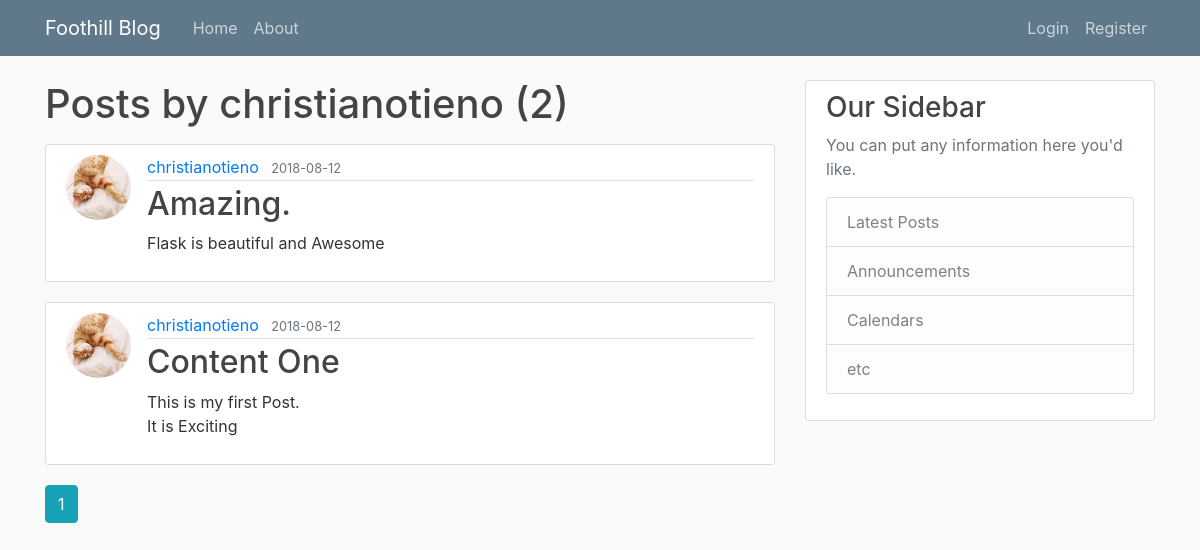
The page /user/christianotieno on the database as committed earlier.
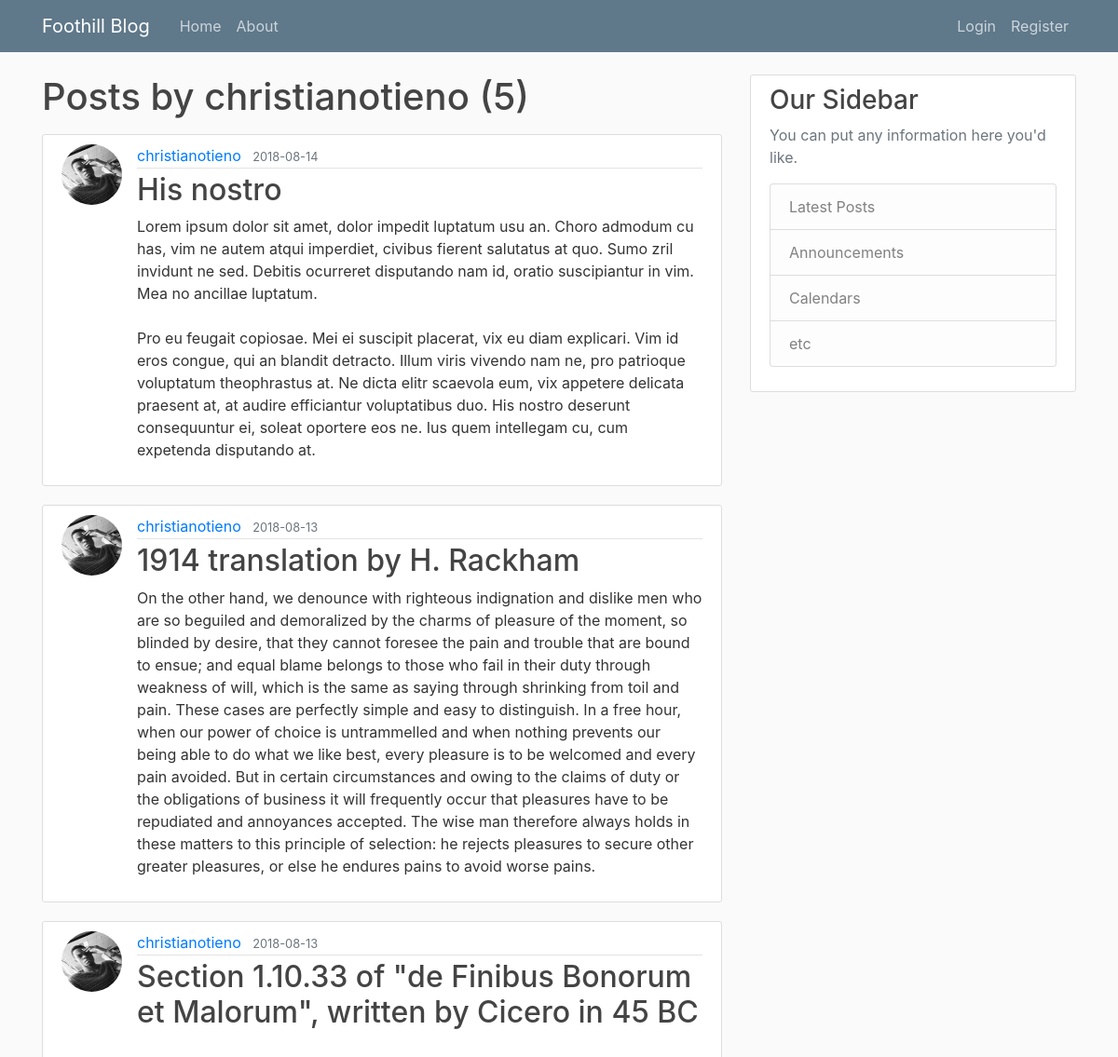
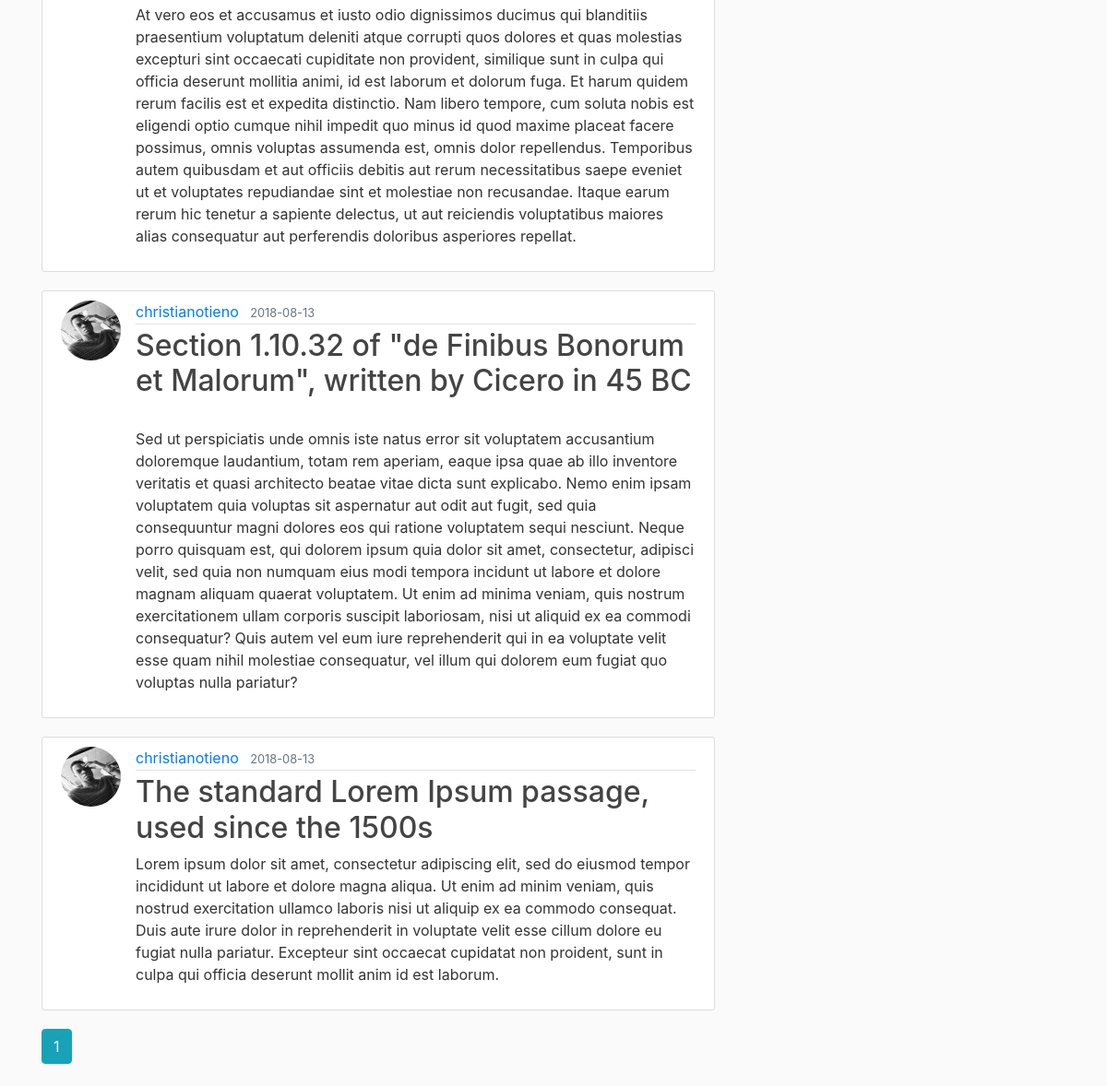
The same page on the database as committed later (2 pictures, top to bottom).
### blog/models.py (models this page shows, shortened)
class User(db.Model, UserMixin):
    id = db.Column(db.Integer, primary_key=True)
    username = db.Column(db.String(20), unique=True, nullable=False)
    email = db.Column(db.String(120), unique=True, nullable=False)
    ImageFile = db.Column(db.String(20), nullable=False,
                           default='default.jpg')
    password = db.Column(db.String(60), nullable=False)
    posts = db.relationship('Post', backref='author', lazy=True)

class Post(db.Model):
    id = db.Column(db.Integer, primary_key=True)
    title = db.Column(db.String(100), nullable=False)
    DatePosted = db.Column(db.DateTime, nullable=False, default=datetime.utcnow)
    content = db.Column(db.Text, nullable=False)
    UserId = db.Column(db.Integer, db.ForeignKey('user.id'), nullable=False)

### blog/routes.py (the view)
@app.route("/user/<string:username>")
def UserPosts(username):
    page = request.args.get('page', 1, type=int)
    user = User.query.filter_by(username=username).first_or_404()
    posts = Post.query.filter_by(author=user)\
        .order_by(Post.DatePosted.desc())\
        .paginate(page=page, per_page=5)
    return render_template('UserPosts.html', posts=posts, user=user)

### blog/templates/UserPosts.html
{% extends "layout.html" %}
{% block content %}
<h1 class="mb-3">Posts by {{ user.username }} ({{ posts.total }})</h1>
{% for post in posts.items %}
    <article class="media content-section">
        <img class="rounded-circle article-img" src="{{ url_for('static', filename='ProfilePics/' + post.author.ImageFile) }}">
        <div class="media-body">
            <div class="article-metadata">
                <a class="mr-2" href="{{ url_for('UserPosts', username=post.author.username) }}">{{ post.author.username }}</a>
                <small class="text-muted">{{ post.DatePosted.strftime('%Y-%m-%d') }}</small>
            </div>
            <h2><a class="article-title" href="{{ url_for('post', post_id=post.id) }}">{{ post.title }}</a></h2>
            <p class="article-content">{{ post.content }}</p>
        </div>
    </article>
{% endfor %} {% for page_num in posts.iter_pages(left_edge=1, right_edge=1, left_current=1, right_current=2) %} {% if page_num
%} {% if posts.page == page_num %}
<a class="btn btn-info mb-4" href="{{ url_for('UserPosts', username=user.username, page=page_num) }}">{{ page_num }}</a>
{% else %}
<a class="btn btn-outline-info mb-4" href="{{ url_for('UserPosts', username=user.username, page=page_num) }}">{{ page_num
    }}</a>
{% endif %} {% else %} ... {% endif %} {% endfor %} {% endblock content %}

Rows that differ between the two databases and show on the page:
removed Post: author.username "christianotieno", DatePosted "2018-08-12", title "Amazing.", content "Flask is beautiful and Awesome"
no longer on this page (row edited): Post: author.username "christianotieno", DatePosted "2018-08-12", title "Content One", content "This is my first Post. It is Exciting"
added Post: author.username "christianotieno", DatePosted "2018-08-14", title "His nostro", content "Lorem ipsum dolor sit amet, dolor impedit luptatum usu an. Choro admodum cu has, vim ne autem atqui imperdiet, civibus fierent salutatus at quo. Sumo zril invidunt ne sed. Debitis ocurreret disputando nam id, oratio suscipiantur in vim. Mea no ancillae luptatum. Pro eu feugait copiosae. Mei ei suscipit placerat, vix eu diam explicari. Vim id eros congue, qui an blandit detracto. Illum viris vivendo nam ne, pro patrioque voluptatum theophrastus at. Ne dicta elitr scaevola eum, vix appetere delicata praesent at, at audire efficiantur voluptatibus duo. His nostro deserunt consequuntur ei, soleat oportere eos ne. Ius quem intellegam cu, cum expetenda disputando at."
added Post: author.username "christianotieno", DatePosted "2018-08-13", title "1914 translation by H. Rackham", content "On the other hand, we denounce with righteous indignation and dislike men who are so beguiled and demoralized by the charms of pleasure of the moment, so blinded by desire, that they cannot foresee the pain and trouble that are bound to ensue; and equal blame belongs to those who fail in their duty through weakness of will, which is the same as saying through shrinking from toil and pain. These cases are perfectly simple and easy to distinguish. In a free hour, when our power of choice is untrammelled and when nothing prevents our being able to do what we like best, every pleasure is to be welcomed and every pain avoided. But in certain circumstances and owing to the claims of duty or the…"
added Post: author.username "christianotieno", DatePosted "2018-08-13", title "Section 1.10.33 of \"de Finibus Bonorum et Malorum\", written by Cicero in 45 BC", content "At vero eos et accusamus et iusto odio dignissimos ducimus qui blanditiis praesentium voluptatum deleniti atque corrupti quos dolores et quas molestias excepturi sint occaecati cupiditate non provident, similique sunt in culpa qui officia deserunt mollitia animi, id est laborum et dolorum fuga. Et harum quidem rerum facilis est et expedita distinctio. Nam libero tempore, cum soluta nobis est eligendi optio cumque nihil impedit quo minus id quod maxime placeat facere possimus, omnis voluptas assumenda est, omnis dolor repellendus. Temporibus autem quibusdam et aut officiis debitis aut rerum necessitatibus saepe eveniet ut et voluptates repudiandae sint et molestiae non recusandae. Itaque…"
added Post: author.username "christianotieno", DatePosted "2018-08-13", title "Section 1.10.32 of \"de Finibus Bonorum et Malorum\", written by Cicero in 45 BC", content "Sed ut perspiciatis unde omnis iste natus error sit voluptatem accusantium doloremque laudantium, totam rem aperiam, eaque ipsa quae ab illo inventore veritatis et quasi architecto beatae vitae dicta sunt explicabo. Nemo enim ipsam voluptatem quia voluptas sit aspernatur aut odit aut fugit, sed quia consequuntur magni dolores eos qui ratione voluptatem sequi nesciunt. Neque porro quisquam est, qui dolorem ipsum quia dolor sit amet, consectetur, adipisci velit, sed quia non numquam eius modi tempora incidunt ut labore et dolore magnam aliquam quaerat voluptatem. Ut enim ad minima veniam, quis nostrum exercitationem ullam corporis suscipit laboriosam, nisi ut aliquid ex ea commodi…"
added Post: author.username "christianotieno", DatePosted "2018-08-13", title "The standard Lorem Ipsum passage, used since the 1500s", content "Lorem ipsum dolor sit amet, consectetur adipiscing elit, sed do eiusmod tempor incididunt ut labore et dolore magna aliqua. Ut enim ad minim veniam, quis nostrud exercitation ullamco laboris nisi ut aliquip ex ea commodo consequat. Duis aute irure dolor in reprehenderit in voluptate velit esse cillum dolore eu fugiat nulla pariatur. Excepteur sint occaecat cupidatat non proident, sunt in culpa qui officia deserunt mollit anim id est laborum."
Other text that changed with them:
{{ posts.total }}: "2" → "5"
